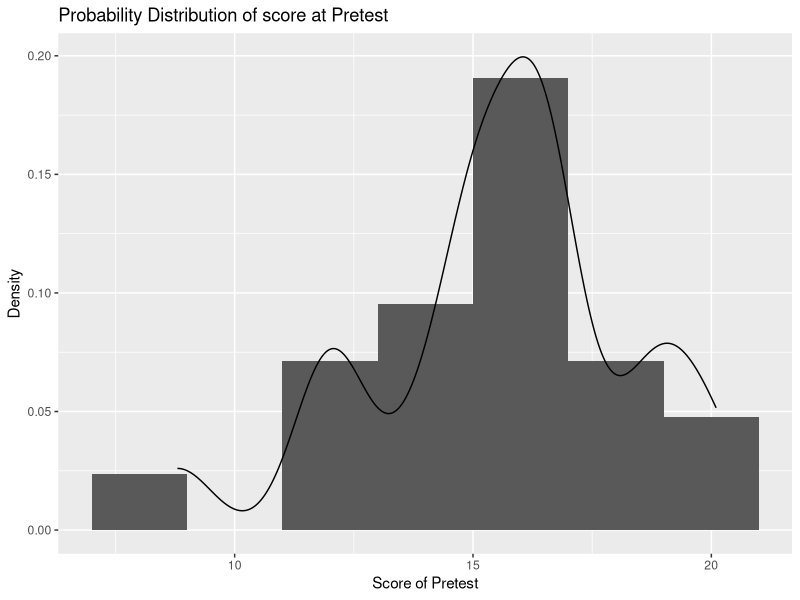
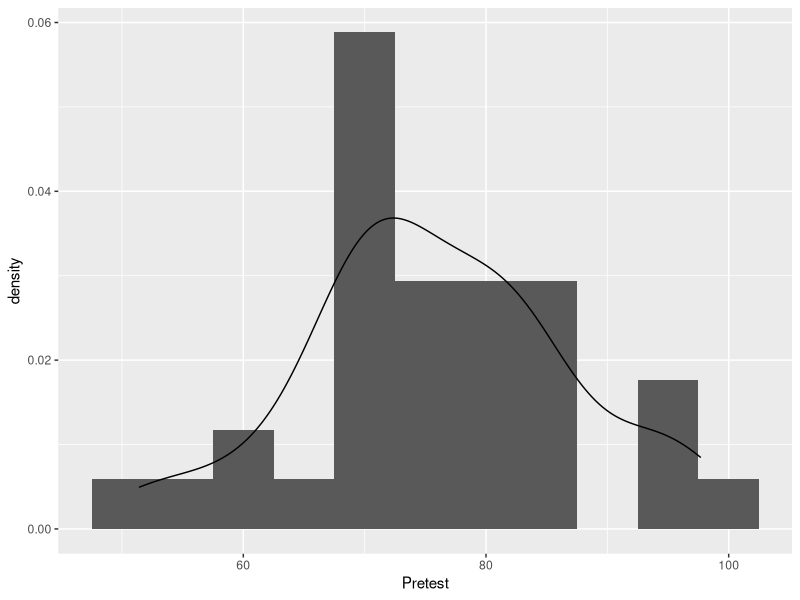
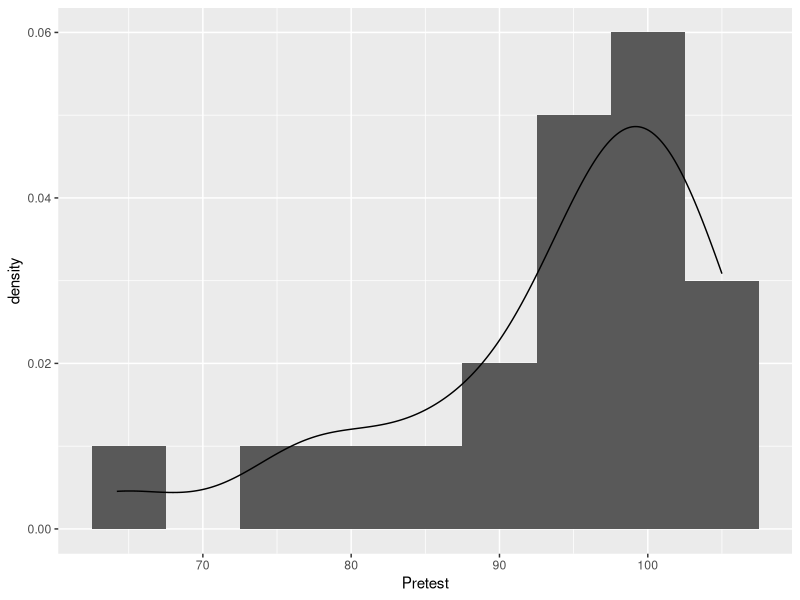
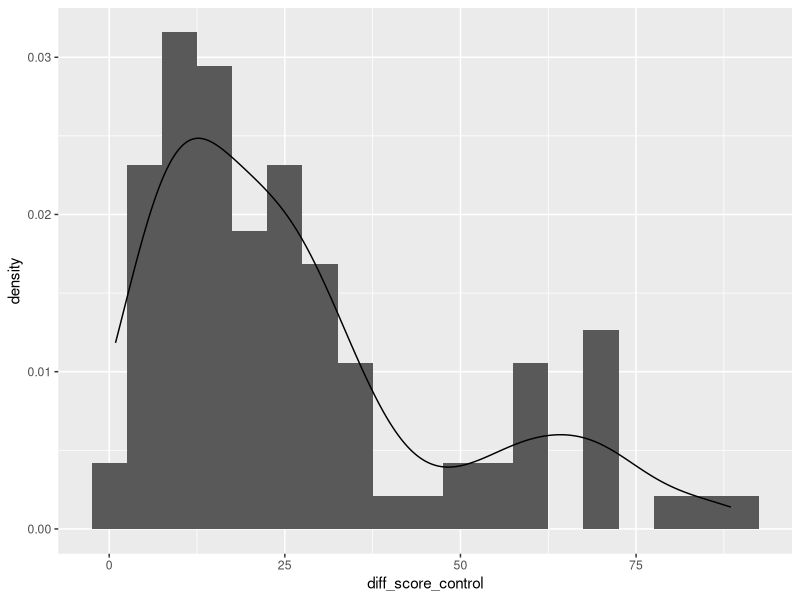
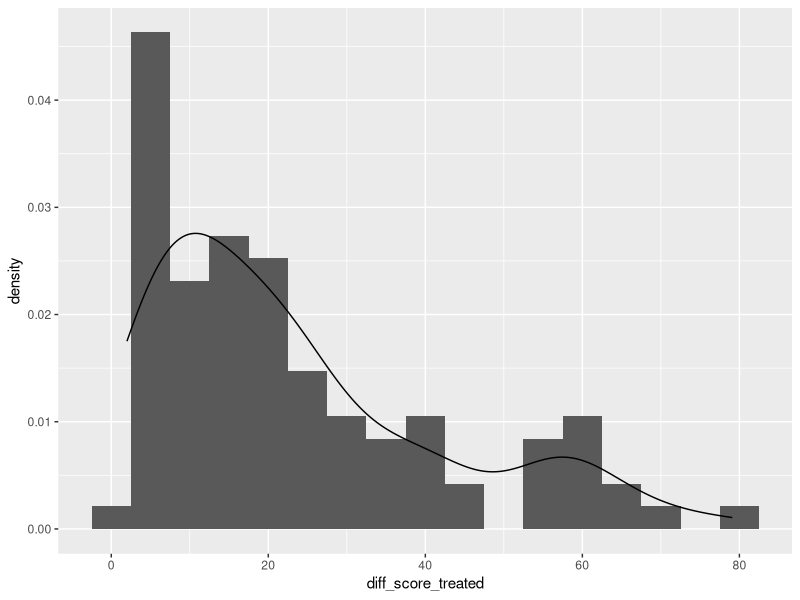

Generate these figures, in order, with R:
## ---- chunk 1
df = read.table("Experiment.txt", header = TRUE, skip = 1)

## Dimensions of the data frame:
dim(df)

## Removing the last row of data - Ignore it as per requirement
df = df[1:(nrow(df)-1),]

## Show first 10 rows of the table
head(df, n=10)

## ---- chunk 2
library(dplyr)
# Describe statistics of score tests independently from City or Grade
scores.tot <- summarise(df, count = n(),
                   mean.pre = mean(Pretest),
                   mean.post = mean(Posttest),
                   mean.pre.1 = mean(Pretest.1),
                   mean.post.1 = mean(Posttest.1),
                   median.pre = median(Pretest),
                   median.post = median(Posttest),
                   median.pre.1 = median(Pretest.1),
                   median.post.1 = median(Posttest.1),
                   std.pre = sd(Pretest),
                   std.post = sd(Posttest),
                   std.pre.1 = sd(Pretest.1),
                   std.post.1 = sd(Posttest.1))
scores.tot
## ---- chunk 3
# Get statistics grouped by City
by_city <- group_by(df, City)
scores.city <- summarise(by_city,
                   count = n(),
                   mean.pre = mean(Pretest),
                   mean.post = mean(Posttest),
                   mean.pre.1 = mean(Pretest.1),
                   mean.post.1 = mean(Posttest.1),
                   median.pre = median(Pretest),
                   median.post = median(Posttest),
                   median.pre.1 = median(Pretest.1),
                   median.post.1 = median(Posttest.1),
                   std.pre = sd(Pretest),
                   std.post = sd(Posttest),
                   std.pre.1 = sd(Pretest.1),
                   std.post.1 = sd(Posttest.1))
scores.city

# Get statistics grouped by Grade:
by_grade <- group_by(df, Grade)
scores.grade <- summarise(by_grade,
                          count = n(),
                   mean.pre = mean(Pretest),
                   mean.post = mean(Posttest),
                   mean.pre.1 = mean(Pretest.1),
                   mean.post.1 = mean(Posttest.1),
                   median.pre = median(Pretest),
                   median.post = median(Posttest),
                   median.pre.1 = median(Pretest.1),
                   median.post.1 = median(Posttest.1),
                   std.pre = sd(Pretest),
                   std.post = sd(Posttest),
                   std.pre.1 = sd(Pretest.1),
                   std.post.1 = sd(Posttest.1))

subset(scores.grade, select = c("Grade","mean.pre","mean.post","mean.pre.1","mean.post.1"))
## ---- chunk 4
library(ggplot2)
# df$Grade <- factor(df$Grade, levels = c(1,2,3,4),
#                    labels = c("Second","Third","Fourth"))
c1 <- ggplot(filter(df, Grade == 1), aes(Pretest))
c1 + geom_histogram(aes(y=..density..),binwidth = 2) + geom_density()+
  labs(x="Score of Pretest", y = "Density", title = "Probability Distribution of score at Pretest")+theme(legend.position = "top")

c2 <- ggplot(filter(df, Grade == 2), aes(Pretest))
c2 + geom_histogram(aes(y = ..density..), binwidth = 5) + geom_density() 

c3 <- ggplot(filter(df, Grade == 3), aes(Pretest))
c3 + geom_histogram(aes(y = ..density..), binwidth = 5) + geom_density()

## ---- chunk 5
df = mutate(df, diff_score_treated = Posttest.1-Pretest.1,
           diff_score_control = Posttest-Pretest)

# Get the probability distribution of the differences:
d1 <- ggplot(df, aes(diff_score_control))
d1 + geom_histogram(aes(y = ..density..), binwidth = 5) + geom_density()

d2 <- ggplot(df, aes(diff_score_treated))
d2 + geom_histogram(aes(y = ..density..), binwidth = 5) + geom_density()
